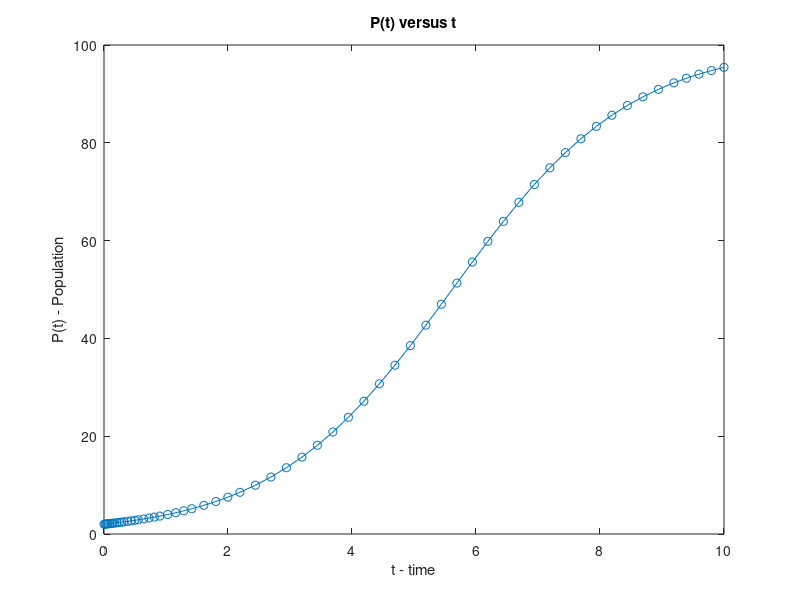
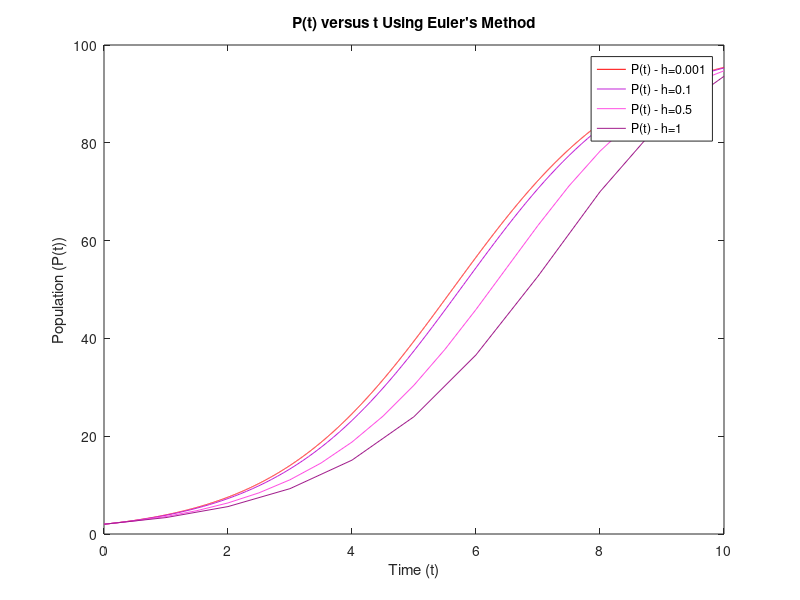

Write MATLAB code to recreate these figures, in order.
%{
MATH 245 MATLAB 2 PART 2
_____________________
Jerom Jothiprakasam
jothipra@usc.edu

Natalia Hopper
nhopper@usc.edu
_______________________________________
Revision History
Date            Changes             Programmer
---------------------------------------------------------
1/30/2025      Original         Jerom Jothiprakasam
2/1/2025       part (B)         Natalia Hopper
2/1/2025       part (C)         Natalia Hopper
2/1/2025       part (D)         Natalia Hopper
2/1/2025       part (E)         Natalia Hopper
2/9/2025       part (A)         Jerom Jothiprakasam
%}

clc;
clear;

%% part (a)
%{

P'(t) = 0 when P = 0, 100
P = 0 is unstable because the derivative at the point is positive.
p = 100 is stable because the derivative at the point is negative.

A physical representation of this is if the population goes to 0
it dies permanently, but if the population goes above the carrying
capacity it will restabalize to the carrying capacity.

%}

%% part (b)

tSpan = [0 10];            % Time interval [0, 10]
y0 = 2;                    % Initial Population
r =  0.693;                % Reproductive Rate
K = 100;                   % carrying capacity
[t,y] = ode45(@(t,y) r*y*(1-y/K), tSpan, y0); % Solves the ODE as t v. y

figure;
plot(t,y,'-o'); % Plots the ODE solution, adds circles at points on graph

% Add graph axis labels
xlabel('t - time');
ylabel('P(t) - Population');
title('P(t) versus t');

%% part (c)

h = 0.001;               % Time Step
tFinal = 10;             % Final Time
timeVector = 0:h:tFinal; % Time Inputs
N = length(timeVector);  % Number of Time Steps

P = zeros(1, N);
P(1) = y0;               % Initial condition

for i = 1:N-1            
    P(i+1) = P(i) + h * r * P(i)*(1-P(i)/K);
end

figure;
plot(timeVector, P, 'r');
xlabel('Time (t)');
ylabel('Population (P(t))');
title('P(t) versus t Using Euler''s Method');

%% part (d)
hold on;

% Changing to h = 0.1
h2 = 0.1;                  % Time Step
timeVector2 = 0:h2:tFinal; % Time Inputs
N2 = length(timeVector2);  % Number of Time Steps

P2 = zeros(1, N2);
P2(1) = y0;                % Initial condition

for i = 1:N2-1            
    P2(i+1) = P2(i) + h2 * r * P2(i)*(1-P2(i)/K);
end

plot(timeVector2, P2, 'color','#c223d8');


% Changing to h = 0.5
h3 = 0.5;                  % Time Step
timeVector3 = 0:h3:tFinal; % Time Inputs
N3 = length(timeVector3);  % Number of Time Steps

P3 = zeros(1, N3);
P3(1) = y0;                % Initial condition

for i = 1:N3-1            
    P3(i+1) = P3(i) + h3 * r * P3(i)*(1-P3(i)/K);
end

plot(timeVector3, P3,'color', '#ff4fe3');


% Changing to h = 1
h4 = 1.0;                  % Time Step
timeVector4 = 0:h4:tFinal; % Time Inputs
N4 = length(timeVector4);  % Number of Time Steps

P4 = zeros(1, N4);
P4(1) = y0;                % Initial condition

for i = 1:N4-1            
    P4(i+1) = P4(i) + h4 * r * P4(i)*(1-P4(i)/K);
end

plot(timeVector4, P4, 'Color','#a01b8b');

hold off;

legend('P(t) - h=0.001','P(t) - h=0.1','P(t) - h=0.5','P(t) - h=1','Position',[0.2 0.6 0.1 0.2]);

%% part (e) -- Compare the graphs
%{
The "exact" curve is considered to be the graph from part (b) where
MATLAB solves the ODE function. All the other graphs are approximations
using Euler's Method. 
%}
%{
As 'h' decreases in value, and the time-steps become closer together, the
accuracy of the graph increases. As such, the graphs become closer and
closer to that of the "exact" curve. In this case, as 'h' becomes smaller,
the graphs begin to look more like the graph from part (b).
%}
